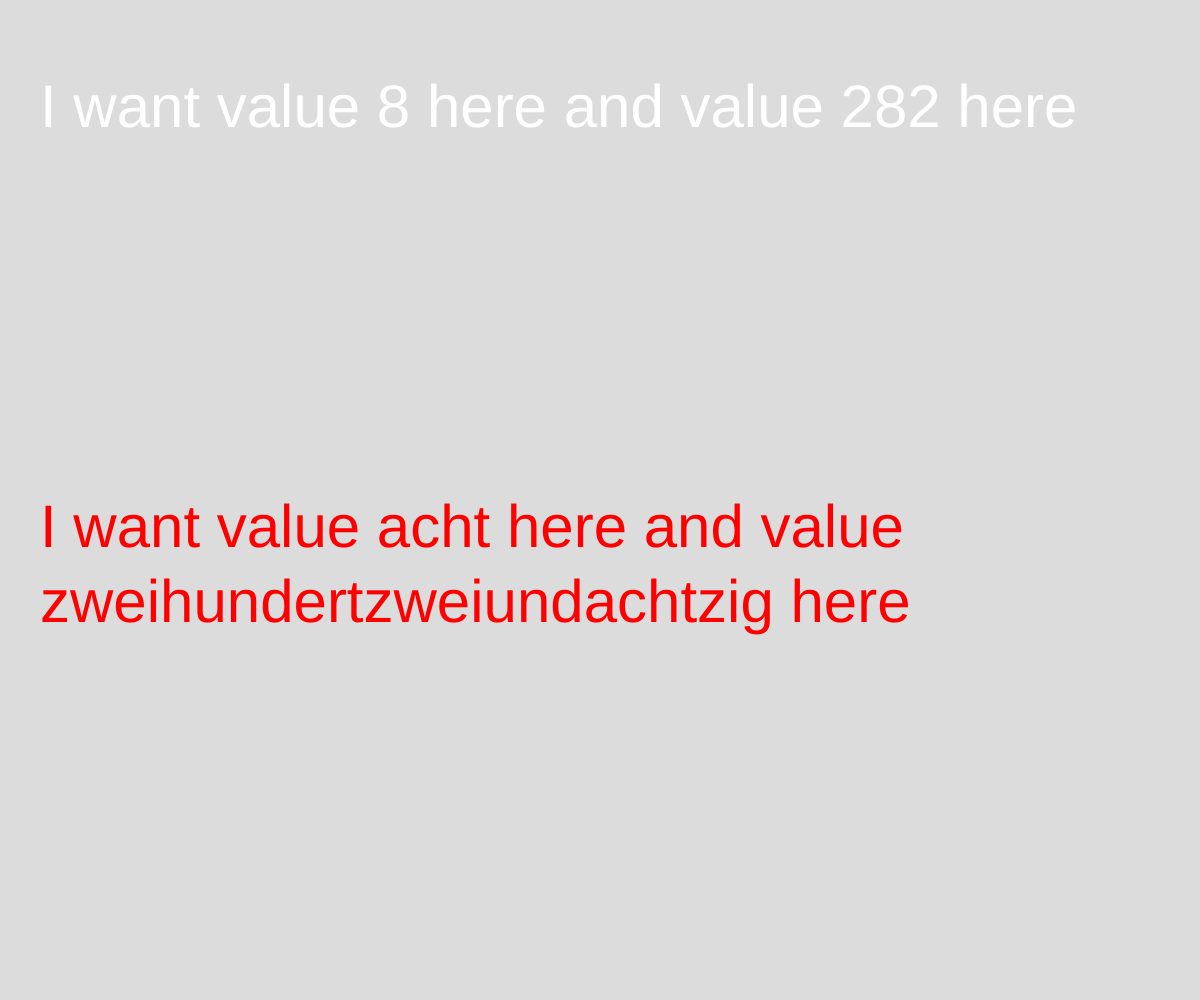
Frame 1 (no input)
Frame 60 (no input): identical to frame 1, image omitted
Frame 120 (the mouse pressed at the canvas centre since frame 60): identical to frame 1, image omitted

The p5.js sketch that drew this single still picture (run headless with seeded random() and noise() and a simulated clock; from frame 60 on, the mouse is pressed at the canvas centre):

// p5.js sketch
// ── sketch.js
// https://stackoverflow.com/q/11199565

var txt_src = "I want value 8 here and value 282 here";
var txt_neu = txt_src;

let dict = [{ from: "2"  , to: "zwei"},
            { from: "8"  , to: "acht"},
            { from: "282", to: "zweihundertzweiundachtzig" }
           ];
// SORT ACCORDING TO LENGTH (from)
// https://www.youtube.com/watch?v=MWD-iKzR2c8
dict.sort((a,b) => b.from.length - a.from.length)

function setup() {

  canvas = createCanvas(w, h);
  textSize(w/20);

  for (var i = 0; i < dict.length; i++) {

      from = dict[i]["from"];
      to = dict[i]["to"];
      //console.log(from);
      txt_neu = txt_neu.replace(new RegExp(from,"g"),to);
  }

//console.log(txt);

}

function draw() {
  background(220);

  fill(255)
  text(txt_src, 40, 80, w-80, h/2-80);

  fill(255,0,0)
  text(txt_neu, 40, h/2, w-80, h-160);

}

var w = window.innerWidth;
var h = window.innerHeight;

function windowResized() {
  // assigns new values for width and height variables
  w = window.innerWidth;
  h = window.innerHeight;
  textSize(w/20);
  resizeCanvas(w, h);
}
